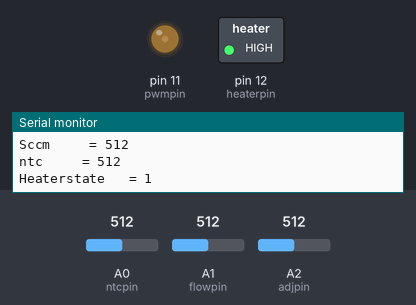
Simulated run of this sketch. Board: Arduino Uno, built with avr-gcc and run on an emulated ATmega328P. Shown: switched loads named in the sketch (green lamp = pin HIGH), output pins drawn as LEDs (lit = HIGH), the last lines printed to the serial monitor. Inputs (shaded band) come from the test bench; at power-on: A0 (ntcpin) = 512, A1 (flowpin) = 512, A2 (adjpin) = 512.

Above: at 2.2 s.
2.3 s: A0 (ntcpin) set to 789
4.5 s: A0 (ntcpin) set to 808
At 5.8 s:
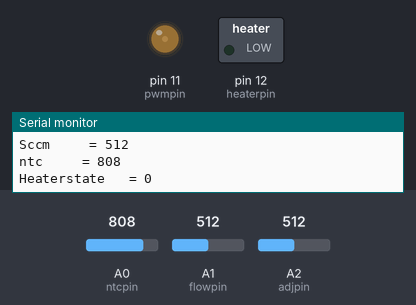
8.6 s: A1 (flowpin) set to 461
10.5 s: A1 (flowpin) set to 436
At 11.1 s:
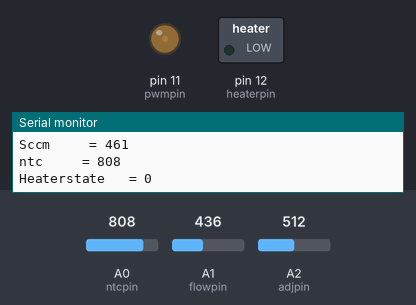
12.0 s: A2 (adjpin) set to 544
At 12.9 s:
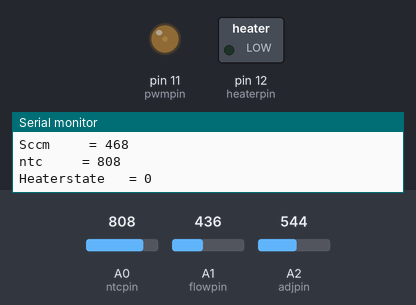
16.1 s: A2 (adjpin) set to 440
At 17.2 s:
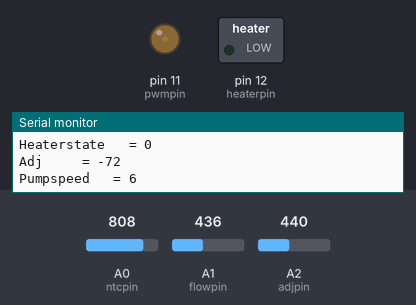
Timing chart, 0 to 19.1 s (numbered marks = the images above; inputs shaded):
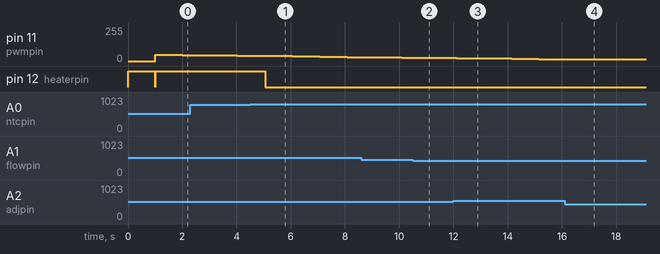

Measured:
- the behaviour switches between 800 and 801 on A0 (ntcpin) (found by bisection; images 0 and 1)
- after the input at 4.5 s, pin 12 (heaterpin): HIGH → LOW after 0.55 s
- after the input at 10.5 s, pin 11 (pwmpin): stays 25/255 (without the input it goes to 22/255 after 0.61 s)
- after the input at 12.0 s, pin 11 (pwmpin): 25/255 → 22/255 after 0.12 s, → 20/255 1.0 s later, → 17/255 1.0 s later, → 15/255 1.0 s later
- after the input at 16.1 s, pin 11 (pwmpin): stays 15/255 (without the input it goes to 12/255 after 0.06 s)

The sketch:

PP22_FlowControl.ino
```cpp
int ntcpin = A0;
int flowpin = A1;
int pwmpin = 11;
int heaterpin = 12;
int adjpin = A2;
int pumpspeed = 20; // edit sesuai start awal kecepatan pompa yang diinginkan dalam persen
int sccm = 0;
int adj = 0;
int ntc = 0;
int ntcmax = 800; // edit sesuai suhu maksimal heater
int ntcmin = 700; // edit sesuai suhu minimal heater
int sccmmin = 300; // edit sesuai flow toleransi minimum
int sccmmax = 450; // edit sesuai flow toleransi maksimum
int heaterstate = LOW;

void setup() {
  Serial.begin(9600);
  pinMode(pwmpin, OUTPUT);
  pinMode(heaterpin, OUTPUT);
  digitalWrite(heaterpin, HIGH);
  delay(1000);
  digitalWrite(heaterpin, LOW);
}

void loop() {
    //Pump
    sccm = analogRead(flowpin);
    adj = map(analogRead(adjpin),0,1023,-512,512);
    sccm = sccm + adj;
    Serial.println("Adj \t\t= " + String(adj));
    Serial.println("Pumpspeed \t= " + String(pumpspeed));
    Serial.println("Sccm \t\t= " + String(sccm));
    if (sccm < sccmmin){
      pumpspeed++;
    }
    if (sccm > sccmmax){
      pumpspeed --;
    }
    analogWrite(pwmpin, map(pumpspeed,0,100,0,255));

    //heater
    ntc = analogRead(ntcpin);
    if (ntc > ntcmax){
      heaterstate = LOW;
    }
    if (ntc < ntcmin){
      heaterstate = HIGH;
    }
    Serial.println("ntc \t\t= " + String(ntc));
    Serial.println("Heaterstate \t= " + String(heaterstate));
    digitalWrite(heaterpin, heaterstate);
    Serial.println("");

    delay(1000);
}
```
